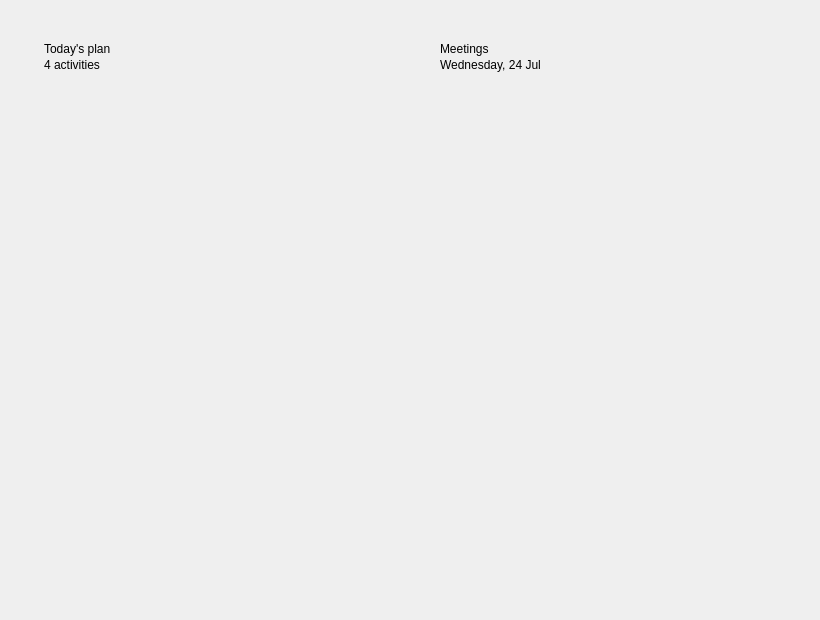
<?xml version="1.0" encoding="UTF-8"?>
<ui version="4.0">
 <class>MainWindow</class>
 <widget class="QMainWindow" name="MainWindow">
  <property name="geometry">
   <rect>
    <x>0</x>
    <y>0</y>
    <width>820</width>
    <height>620</height>
   </rect>
  </property>
  <property name="windowTitle">
   <string>QCustomAgendaList — preview</string>
  </property>
  <widget class="QWidget" name="centralwidget">
   <layout class="QHBoxLayout" name="cardsRow" stretch="1,1">
    <property name="spacing">
     <number>20</number>
    </property>
    <property name="leftMargin">
     <number>24</number>
    </property>
    <property name="topMargin">
     <number>24</number>
    </property>
    <property name="rightMargin">
     <number>24</number>
    </property>
    <property name="bottomMargin">
     <number>24</number>
    </property>
    <item>
     <widget class="QFrame" name="planCard">
      <property name="frameShape">
       <enum>QFrame::NoFrame</enum>
      </property>
      <layout class="QVBoxLayout" name="planLayout">
       <property name="spacing">
        <number>2</number>
       </property>
       <property name="leftMargin">
        <number>20</number>
       </property>
       <property name="topMargin">
        <number>18</number>
       </property>
       <property name="rightMargin">
        <number>12</number>
       </property>
       <property name="bottomMargin">
        <number>18</number>
       </property>
       <item>
        <widget class="QLabel" name="planTitle">
         <property name="text">
          <string>Today's plan</string>
         </property>
        </widget>
       </item>
       <item>
        <widget class="QLabel" name="planSub">
         <property name="text">
          <string>4 activities</string>
         </property>
        </widget>
       </item>
       <item>
        <spacer name="planSpacer">
         <property name="orientation">
          <enum>Qt::Vertical</enum>
         </property>
         <property name="sizeType">
          <enum>QSizePolicy::Fixed</enum>
         </property>
         <property name="sizeHint" stdset="0">
          <size>
           <width>0</width>
           <height>8</height>
          </size>
         </property>
        </spacer>
       </item>
       <item>
        <widget class="QScrollArea" name="planScroll">
         <property name="frameShape">
          <enum>QFrame::NoFrame</enum>
         </property>
         <property name="widgetResizable">
          <bool>true</bool>
         </property>
         <widget class="QCustomAgendaList" name="planAgenda"/>
        </widget>
       </item>
      </layout>
     </widget>
    </item>
    <item>
     <widget class="QFrame" name="meetCard">
      <property name="frameShape">
       <enum>QFrame::NoFrame</enum>
      </property>
      <layout class="QVBoxLayout" name="meetLayout">
       <property name="spacing">
        <number>2</number>
       </property>
       <property name="leftMargin">
        <number>20</number>
       </property>
       <property name="topMargin">
        <number>18</number>
       </property>
       <property name="rightMargin">
        <number>12</number>
       </property>
       <property name="bottomMargin">
        <number>18</number>
       </property>
       <item>
        <widget class="QLabel" name="meetTitle">
         <property name="text">
          <string>Meetings</string>
         </property>
        </widget>
       </item>
       <item>
        <widget class="QLabel" name="meetSub">
         <property name="text">
          <string>Wednesday, 24 Jul</string>
         </property>
        </widget>
       </item>
       <item>
        <spacer name="meetSpacer">
         <property name="orientation">
          <enum>Qt::Vertical</enum>
         </property>
         <property name="sizeType">
          <enum>QSizePolicy::Fixed</enum>
         </property>
         <property name="sizeHint" stdset="0">
          <size>
           <width>0</width>
           <height>8</height>
          </size>
         </property>
        </spacer>
       </item>
       <item>
        <widget class="QScrollArea" name="meetScroll">
         <property name="frameShape">
          <enum>QFrame::NoFrame</enum>
         </property>
         <property name="widgetResizable">
          <bool>true</bool>
         </property>
         <widget class="QCustomAgendaList" name="meetAgenda"/>
        </widget>
       </item>
      </layout>
     </widget>
    </item>
   </layout>
  </widget>
 </widget>
 <customwidgets>
  <customwidget>
   <class>QCustomAgendaList</class>
   <extends>QWidget</extends>
   <header location="global">Custom_Widgets.QCustomAgendaList.h</header>
  </customwidget>
 </customwidgets>
 <resources/>
 <connections/>
</ui>
